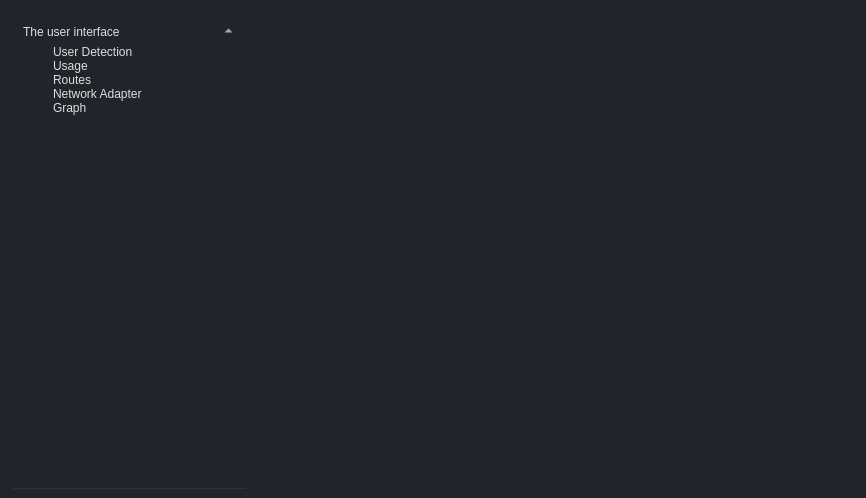
<?xml version="1.0" encoding="UTF-8"?>
<ui version="4.0">
 <class>HelpWidget</class>
 <widget class="QMainWindow" name="HelpWidget">
  <property name="geometry">
   <rect>
    <x>0</x>
    <y>0</y>
    <width>866</width>
    <height>498</height>
   </rect>
  </property>
  <property name="contextMenuPolicy">
   <enum>Qt::ActionsContextMenu</enum>
  </property>
  <property name="windowTitle">
   <string>Help</string>
  </property>
  <property name="styleSheet">
   <string notr="true">QWidget{
	color: rgb(221, 221, 221);
	background-color: rgb(33, 37, 43);
	font: 12pt &quot;Comic Sans MS&quot;;
}

QTextBrowser
{
    background-color: rgb(40, 44, 52);
}

QTreeWidget {
    background-color: transparent;
    padding: 10px;
    border-radius: 5px;
    gridline-color: rgb(44, 49, 58);
    border-bottom: 1px solid rgb(44, 49, 60);
}

QTreeWidget::item {
    border-color: rgb(44, 49, 60);
    padding-left: 5px;
    padding-right: 5px;
    gridline-color: rgb(44, 49, 60);
}

QTreeWidget::item:selected {
    background-color: rgb(189, 147, 249);
}

QHeaderView::section {
    background-color: rgb(33, 37, 43);
    max-width: 30px;
    border: 1px solid rgb(44, 49, 58);
    border-style: none;
    border-bottom: 1px solid rgb(44, 49, 60);
    border-right: 1px solid rgb(44, 49, 60);
}

QHeaderView::section:horizontal {
    border: 1px solid rgb(33, 37, 43);
    background-color: rgb(33, 37, 43);
    padding: 3px;
    border-top-left-radius: 7px;
    border-top-right-radius: 7px;
}

QHeaderView::section:vertical {
    border: 1px solid rgb(44, 49, 60);
}

</string>
  </property>
  <property name="animated">
   <bool>false</bool>
  </property>
  <property name="documentMode">
   <bool>false</bool>
  </property>
  <property name="tabShape">
   <enum>QTabWidget::Rounded</enum>
  </property>
  <property name="dockOptions">
   <set>QMainWindow::AllowNestedDocks|QMainWindow::AllowTabbedDocks</set>
  </property>
  <widget class="QWidget" name="centralwidget">
   <layout class="QHBoxLayout" name="horizontalLayout">
    <item>
     <widget class="QTreeWidget" name="treeWidget">
      <property name="sizePolicy">
       <sizepolicy hsizetype="Expanding" vsizetype="Expanding">
        <horstretch>10</horstretch>
        <verstretch>0</verstretch>
       </sizepolicy>
      </property>
      <property name="minimumSize">
       <size>
        <width>240</width>
        <height>0</height>
       </size>
      </property>
      <property name="maximumSize">
       <size>
        <width>240</width>
        <height>16777215</height>
       </size>
      </property>
      <property name="sizeAdjustPolicy">
       <enum>QAbstractScrollArea::AdjustToContents</enum>
      </property>
      <property name="tabKeyNavigation">
       <bool>false</bool>
      </property>
      <property name="dragEnabled">
       <bool>false</bool>
      </property>
      <property name="indentation">
       <number>26</number>
      </property>
      <property name="rootIsDecorated">
       <bool>true</bool>
      </property>
      <property name="uniformRowHeights">
       <bool>true</bool>
      </property>
      <property name="itemsExpandable">
       <bool>true</bool>
      </property>
      <property name="sortingEnabled">
       <bool>true</bool>
      </property>
      <property name="animated">
       <bool>false</bool>
      </property>
      <property name="allColumnsShowFocus">
       <bool>true</bool>
      </property>
      <property name="wordWrap">
       <bool>false</bool>
      </property>
      <property name="headerHidden">
       <bool>false</bool>
      </property>
      <attribute name="headerCascadingSectionResizes">
       <bool>true</bool>
      </attribute>
      <attribute name="headerHighlightSections">
       <bool>false</bool>
      </attribute>
      <attribute name="headerShowSortIndicator" stdset="0">
       <bool>true</bool>
      </attribute>
      <column>
       <property name="text">
        <string>The user interface</string>
       </property>
      </column>
      <item>
       <property name="text">
        <string>User Detection</string>
       </property>
      </item>
      <item>
       <property name="text">
        <string>Usage</string>
       </property>
      </item>
      <item>
       <property name="text">
        <string>Routes</string>
       </property>
      </item>
      <item>
       <property name="text">
        <string>Network Adapter</string>
       </property>
      </item>
      <item>
       <property name="text">
        <string>Graph</string>
       </property>
      </item>
     </widget>
    </item>
    <item>
     <widget class="QStackedWidget" name="stackedWidget">
      <property name="lineWidth">
       <number>0</number>
      </property>
      <property name="currentIndex">
       <number>2</number>
      </property>
      <widget class="QWidget" name="page_inProgress">
       <layout class="QGridLayout" name="gridLayout">
        <property name="leftMargin">
         <number>0</number>
        </property>
        <property name="topMargin">
         <number>0</number>
        </property>
        <property name="rightMargin">
         <number>0</number>
        </property>
        <property name="bottomMargin">
         <number>0</number>
        </property>
        <item row="0" column="0">
         <widget class="QTextBrowser" name="textBrowser">
          <property name="sizePolicy">
           <sizepolicy hsizetype="Ignored" vsizetype="Ignored">
            <horstretch>0</horstretch>
            <verstretch>0</verstretch>
           </sizepolicy>
          </property>
          <property name="lineWidth">
           <number>1</number>
          </property>
          <property name="html">
           <string>&lt;!DOCTYPE HTML PUBLIC &quot;-//W3C//DTD HTML 4.0//EN&quot; &quot;http://www.w3.org/TR/REC-html40/strict.dtd&quot;&gt;
&lt;html&gt;&lt;head&gt;&lt;meta name=&quot;qrichtext&quot; content=&quot;1&quot; /&gt;&lt;meta charset=&quot;utf-8&quot; /&gt;&lt;style type=&quot;text/css&quot;&gt;
p, li { white-space: pre-wrap; }
hr { height: 1px; border-width: 0; }
li.unchecked::marker { content: &quot;\2610&quot;; }
li.checked::marker { content: &quot;\2612&quot;; }
&lt;/style&gt;&lt;/head&gt;&lt;body style=&quot; font-family:'Comic Sans MS'; font-size:12pt; font-weight:400; font-style:normal;&quot;&gt;
&lt;p align=&quot;center&quot; style=&quot; margin-top:0px; margin-bottom:0px; margin-left:0px; margin-right:0px; -qt-block-indent:0; text-indent:0px;&quot;&gt;&lt;span style=&quot; font-weight:700; font-style:italic;&quot;&gt;In progress ...&lt;/span&gt;&lt;/p&gt;&lt;/body&gt;&lt;/html&gt;</string>
          </property>
         </widget>
        </item>
       </layout>
      </widget>
      <widget class="QWidget" name="page_Routes">
       <layout class="QGridLayout" name="gridLayout_4">
        <property name="leftMargin">
         <number>0</number>
        </property>
        <property name="topMargin">
         <number>0</number>
        </property>
        <property name="rightMargin">
         <number>0</number>
        </property>
        <property name="bottomMargin">
         <number>0</number>
        </property>
        <item row="0" column="0">
         <widget class="QTextBrowser" name="textBrowser_4">
          <property name="html">
           <string>&lt;!DOCTYPE HTML PUBLIC &quot;-//W3C//DTD HTML 4.0//EN&quot; &quot;http://www.w3.org/TR/REC-html40/strict.dtd&quot;&gt;
&lt;html&gt;&lt;head&gt;&lt;meta name=&quot;qrichtext&quot; content=&quot;1&quot; /&gt;&lt;meta charset=&quot;utf-8&quot; /&gt;&lt;style type=&quot;text/css&quot;&gt;
p, li { white-space: pre-wrap; }
hr { height: 1px; border-width: 0; }
li.unchecked::marker { content: &quot;\2610&quot;; }
li.checked::marker { content: &quot;\2612&quot;; }
&lt;/style&gt;&lt;/head&gt;&lt;body style=&quot; font-family:'Comic Sans MS'; font-size:12pt; font-weight:400; font-style:normal;&quot;&gt;
&lt;p align=&quot;center&quot; style=&quot; margin-top:12px; margin-bottom:12px; margin-left:0px; margin-right:0px; -qt-block-indent:0; text-indent:0px;&quot;&gt;&lt;span style=&quot; font-weight:700;&quot;&gt;Routes Page&lt;/span&gt;&lt;/p&gt;
&lt;p style=&quot; margin-top:12px; margin-bottom:12px; margin-left:0px; margin-right:0px; -qt-block-indent:0; text-indent:0px;&quot;&gt;&lt;span style=&quot; color:#ffffff;&quot;&gt;This page lists the defined TCP/IP network routes.&lt;/span&gt;&lt;/p&gt;
&lt;p style=&quot; margin-top:12px; margin-bottom:12px; margin-left:0px; margin-right:0px; -qt-block-indent:0; text-indent:0px;&quot;&gt;&lt;span style=&quot; font-family:'sans-serif'; color:#ffffff;&quot;&gt;Example routing table contents:&lt;/span&gt;&lt;/p&gt;
&lt;table border=&quot;0&quot; style=&quot; margin-top:16px; margin-bottom:16px; margin-left:0px; margin-right:0px; border-collapse:collapse;&quot; cellspacing=&quot;2&quot; cellpadding=&quot;0&quot; bgcolor=&quot;#f8f9fa&quot;&gt;
&lt;tr&gt;
&lt;td bgcolor=&quot;#eaecf0&quot; style=&quot; padding-left:8; padding-right:8; padding-top:4; padding-bottom:4; border-top:1px; border-right:1px; border-bottom:1px; border-left:1px; border-top-color:#a2a9b1; border-right-color:#a2a9b1; border-bottom-color:#a2a9b1; border-left-color:#a2a9b1; border-top-style:solid; border-right-style:solid; border-bottom-style:solid; border-left-style:solid;&quot;&gt;
&lt;p align=&quot;center&quot; style=&quot; margin-top:12px; margin-bottom:12px; margin-left:0px; margin-right:0px; -qt-block-indent:0; text-indent:0px; background-color:#eaecf0;&quot;&gt;&lt;span style=&quot; font-family:'sans-serif'; font-size:10pt; font-weight:700; color:#202122; background-color:#eaecf0;&quot;&gt;Network destination&lt;/span&gt;&lt;/p&gt;&lt;/td&gt;
&lt;td bgcolor=&quot;#eaecf0&quot; style=&quot; padding-left:8; padding-right:8; padding-top:4; padding-bottom:4; border-top:1px; border-right:1px; border-bottom:1px; border-left:1px; border-top-color:#a2a9b1; border-right-color:#a2a9b1; border-bottom-color:#a2a9b1; border-left-color:#a2a9b1; border-top-style:solid; border-right-style:solid; border-bottom-style:solid; border-left-style:solid;&quot;&gt;
&lt;p align=&quot;center&quot; style=&quot; margin-top:12px; margin-bottom:12px; margin-left:0px; margin-right:0px; -qt-block-indent:0; text-indent:0px; background-color:#eaecf0;&quot;&gt;&lt;span style=&quot; font-family:'sans-serif'; font-size:10pt; font-weight:700; color:#202122; background-color:#eaecf0;&quot;&gt;Netmask&lt;/span&gt;&lt;/p&gt;&lt;/td&gt;
&lt;td bgcolor=&quot;#eaecf0&quot; style=&quot; padding-left:8; padding-right:8; padding-top:4; padding-bottom:4; border-top:1px; border-right:1px; border-bottom:1px; border-left:1px; border-top-color:#a2a9b1; border-right-color:#a2a9b1; border-bottom-color:#a2a9b1; border-left-color:#a2a9b1; border-top-style:solid; border-right-style:solid; border-bottom-style:solid; border-left-style:solid;&quot;&gt;
&lt;p align=&quot;center&quot; style=&quot; margin-top:12px; margin-bottom:12px; margin-left:0px; margin-right:0px; -qt-block-indent:0; text-indent:0px; background-color:#eaecf0;&quot;&gt;&lt;span style=&quot; font-family:'sans-serif'; font-size:10pt; font-weight:700; color:#202122; background-color:#eaecf0;&quot;&gt;Gateway&lt;/span&gt;&lt;/p&gt;&lt;/td&gt;
&lt;td bgcolor=&quot;#eaecf0&quot; style=&quot; padding-left:8; padding-right:8; padding-top:4; padding-bottom:4; border-top:1px; border-right:1px; border-bottom:1px; border-left:1px; border-top-color:#a2a9b1; border-right-color:#a2a9b1; border-bottom-color:#a2a9b1; border-left-color:#a2a9b1; border-top-style:solid; border-right-style:solid; border-bottom-style:solid; border-left-style:solid;&quot;&gt;
&lt;p align=&quot;center&quot; style=&quot; margin-top:12px; margin-bottom:12px; margin-left:0px; margin-right:0px; -qt-block-indent:0; text-indent:0px; background-color:#eaecf0;&quot;&gt;&lt;span style=&quot; font-family:'sans-serif'; font-size:10pt; font-weight:700; color:#202122; background-color:#eaecf0;&quot;&gt;Interface&lt;/span&gt;&lt;/p&gt;&lt;/td&gt;
&lt;td bgcolor=&quot;#eaecf0&quot; style=&quot; padding-left:8; padding-right:8; padding-top:4; padding-bottom:4; border-top:1px; border-right:1px; border-bottom:1px; border-left:1px; border-top-color:#a2a9b1; border-right-color:#a2a9b1; border-bottom-color:#a2a9b1; border-left-color:#a2a9b1; border-top-style:solid; border-right-style:solid; border-bottom-style:solid; border-left-style:solid;&quot;&gt;
&lt;p align=&quot;center&quot; style=&quot; margin-top:12px; margin-bottom:12px; margin-left:0px; margin-right:0px; -qt-block-indent:0; text-indent:0px; background-color:#eaecf0;&quot;&gt;&lt;span style=&quot; font-family:'sans-serif'; font-size:10pt; font-weight:700; color:#202122; background-color:#eaecf0;&quot;&gt;Metric&lt;/span&gt;&lt;/p&gt;&lt;/td&gt;&lt;/tr&gt;
&lt;tr&gt;
&lt;td style=&quot; padding-left:8; padding-right:8; padding-top:4; padding-bottom:4; border-top:1px; border-right:1px; border-bottom:1px; border-left:1px; border-top-color:#a2a9b1; border-right-color:#a2a9b1; border-bottom-color:#a2a9b1; border-left-color:#a2a9b1; border-top-style:solid; border-right-style:solid; border-bottom-style:solid; border-left-style:solid;&quot;&gt;
&lt;p style=&quot; margin-top:12px; margin-bottom:12px; margin-left:0px; margin-right:0px; -qt-block-indent:0; text-indent:0px;&quot;&gt;&lt;span style=&quot; font-family:'sans-serif'; font-size:10pt; color:#ffffff;&quot;&gt;0.0.0.0&lt;/span&gt;&lt;/p&gt;&lt;/td&gt;
&lt;td style=&quot; padding-left:8; padding-right:8; padding-top:4; padding-bottom:4; border-top:1px; border-right:1px; border-bottom:1px; border-left:1px; border-top-color:#a2a9b1; border-right-color:#a2a9b1; border-bottom-color:#a2a9b1; border-left-color:#a2a9b1; border-top-style:solid; border-right-style:solid; border-bottom-style:solid; border-left-style:solid;&quot;&gt;
&lt;p style=&quot; margin-top:12px; margin-bottom:12px; margin-left:0px; margin-right:0px; -qt-block-indent:0; text-indent:0px;&quot;&gt;&lt;span style=&quot; font-family:'sans-serif'; font-size:10pt; color:#ffffff;&quot;&gt;0.0.0.0&lt;/span&gt;&lt;/p&gt;&lt;/td&gt;
&lt;td style=&quot; padding-left:8; padding-right:8; padding-top:4; padding-bottom:4; border-top:1px; border-right:1px; border-bottom:1px; border-left:1px; border-top-color:#a2a9b1; border-right-color:#a2a9b1; border-bottom-color:#a2a9b1; border-left-color:#a2a9b1; border-top-style:solid; border-right-style:solid; border-bottom-style:solid; border-left-style:solid;&quot;&gt;
&lt;p style=&quot; margin-top:12px; margin-bottom:12px; margin-left:0px; margin-right:0px; -qt-block-indent:0; text-indent:0px;&quot;&gt;&lt;span style=&quot; font-family:'sans-serif'; font-size:10pt; color:#ffffff;&quot;&gt;192.168.0.1&lt;/span&gt;&lt;/p&gt;&lt;/td&gt;
&lt;td style=&quot; padding-left:8; padding-right:8; padding-top:4; padding-bottom:4; border-top:1px; border-right:1px; border-bottom:1px; border-left:1px; border-top-color:#a2a9b1; border-right-color:#a2a9b1; border-bottom-color:#a2a9b1; border-left-color:#a2a9b1; border-top-style:solid; border-right-style:solid; border-bottom-style:solid; border-left-style:solid;&quot;&gt;
&lt;p style=&quot; margin-top:12px; margin-bottom:12px; margin-left:0px; margin-right:0px; -qt-block-indent:0; text-indent:0px;&quot;&gt;&lt;span style=&quot; font-family:'sans-serif'; font-size:10pt; color:#ffffff;&quot;&gt;192.168.0.100&lt;/span&gt;&lt;/p&gt;&lt;/td&gt;
&lt;td style=&quot; padding-left:8; padding-right:8; padding-top:4; padding-bottom:4; border-top:1px; border-right:1px; border-bottom:1px; border-left:1px; border-top-color:#a2a9b1; border-right-color:#a2a9b1; border-bottom-color:#a2a9b1; border-left-color:#a2a9b1; border-top-style:solid; border-right-style:solid; border-bottom-style:solid; border-left-style:solid;&quot;&gt;
&lt;p style=&quot; margin-top:12px; margin-bottom:12px; margin-left:0px; margin-right:0px; -qt-block-indent:0; text-indent:0px;&quot;&gt;&lt;span style=&quot; font-family:'sans-serif'; font-size:10pt; color:#ffffff;&quot;&gt;10&lt;/span&gt;&lt;/p&gt;&lt;/td&gt;&lt;/tr&gt;
&lt;tr&gt;
&lt;td style=&quot; padding-left:8; padding-right:8; padding-top:4; padding-bottom:4; border-top:1px; border-right:1px; border-bottom:1px; border-left:1px; border-top-color:#a2a9b1; border-right-color:#a2a9b1; border-bottom-color:#a2a9b1; border-left-color:#a2a9b1; border-top-style:solid; border-right-style:solid; border-bottom-style:solid; border-left-style:solid;&quot;&gt;
&lt;p style=&quot; margin-top:12px; margin-bottom:12px; margin-left:0px; margin-right:0px; -qt-block-indent:0; text-indent:0px;&quot;&gt;&lt;span style=&quot; font-family:'sans-serif'; font-size:10pt; color:#ffffff;&quot;&gt;127.0.0.0&lt;/span&gt;&lt;/p&gt;&lt;/td&gt;
&lt;td style=&quot; padding-left:8; padding-right:8; padding-top:4; padding-bottom:4; border-top:1px; border-right:1px; border-bottom:1px; border-left:1px; border-top-color:#a2a9b1; border-right-color:#a2a9b1; border-bottom-color:#a2a9b1; border-left-color:#a2a9b1; border-top-style:solid; border-right-style:solid; border-bottom-style:solid; border-left-style:solid;&quot;&gt;
&lt;p style=&quot; margin-top:12px; margin-bottom:12px; margin-left:0px; margin-right:0px; -qt-block-indent:0; text-indent:0px;&quot;&gt;&lt;span style=&quot; font-family:'sans-serif'; font-size:10pt; color:#ffffff;&quot;&gt;255.0.0.0&lt;/span&gt;&lt;/p&gt;&lt;/td&gt;
&lt;td style=&quot; padding-left:8; padding-right:8; padding-top:4; padding-bottom:4; border-top:1px; border-right:1px; border-bottom:1px; border-left:1px; border-top-color:#a2a9b1; border-right-color:#a2a9b1; border-bottom-color:#a2a9b1; border-left-color:#a2a9b1; border-top-style:solid; border-right-style:solid; border-bottom-style:solid; border-left-style:solid;&quot;&gt;
&lt;p style=&quot; margin-top:12px; margin-bottom:12px; margin-left:0px; margin-right:0px; -qt-block-indent:0; text-indent:0px;&quot;&gt;&lt;span style=&quot; font-family:'sans-serif'; font-size:10pt; color:#ffffff;&quot;&gt;127.0.0.1&lt;/span&gt;&lt;/p&gt;&lt;/td&gt;
&lt;td style=&quot; padding-left:8; padding-right:8; padding-top:4; padding-bottom:4; border-top:1px; border-right:1px; border-bottom:1px; border-left:1px; border-top-color:#a2a9b1; border-right-color:#a2a9b1; border-bottom-color:#a2a9b1; border-left-color:#a2a9b1; border-top-style:solid; border-right-style:solid; border-bottom-style:solid; border-left-style:solid;&quot;&gt;
&lt;p style=&quot; margin-top:12px; margin-bottom:12px; margin-left:0px; margin-right:0px; -qt-block-indent:0; text-indent:0px;&quot;&gt;&lt;span style=&quot; font-family:'sans-serif'; font-size:10pt; color:#ffffff;&quot;&gt;127.0.0.1&lt;/span&gt;&lt;/p&gt;&lt;/td&gt;
&lt;td style=&quot; padding-left:8; padding-right:8; padding-top:4; padding-bottom:4; border-top:1px; border-right:1px; border-bottom:1px; border-left:1px; border-top-color:#a2a9b1; border-right-color:#a2a9b1; border-bottom-color:#a2a9b1; border-left-color:#a2a9b1; border-top-style:solid; border-right-style:solid; border-bottom-style:solid; border-left-style:solid;&quot;&gt;
&lt;p style=&quot; margin-top:12px; margin-bottom:12px; margin-left:0px; margin-right:0px; -qt-block-indent:0; text-indent:0px;&quot;&gt;&lt;span style=&quot; font-family:'sans-serif'; font-size:10pt; color:#ffffff;&quot;&gt;1&lt;/span&gt;&lt;/p&gt;&lt;/td&gt;&lt;/tr&gt;
&lt;tr&gt;
&lt;td style=&quot; padding-left:8; padding-right:8; padding-top:4; padding-bottom:4; border-top:1px; border-right:1px; border-bottom:1px; border-left:1px; border-top-color:#a2a9b1; border-right-color:#a2a9b1; border-bottom-color:#a2a9b1; border-left-color:#a2a9b1; border-top-style:solid; border-right-style:solid; border-bottom-style:solid; border-left-style:solid;&quot;&gt;
&lt;p style=&quot; margin-top:12px; margin-bottom:12px; margin-left:0px; margin-right:0px; -qt-block-indent:0; text-indent:0px;&quot;&gt;&lt;span style=&quot; font-family:'sans-serif'; font-size:10pt; color:#ffffff;&quot;&gt;192.168.0.0&lt;/span&gt;&lt;/p&gt;&lt;/td&gt;
&lt;td style=&quot; padding-left:8; padding-right:8; padding-top:4; padding-bottom:4; border-top:1px; border-right:1px; border-bottom:1px; border-left:1px; border-top-color:#a2a9b1; border-right-color:#a2a9b1; border-bottom-color:#a2a9b1; border-left-color:#a2a9b1; border-top-style:solid; border-right-style:solid; border-bottom-style:solid; border-left-style:solid;&quot;&gt;
&lt;p style=&quot; margin-top:12px; margin-bottom:12px; margin-left:0px; margin-right:0px; -qt-block-indent:0; text-indent:0px;&quot;&gt;&lt;span style=&quot; font-family:'sans-serif'; font-size:10pt; color:#ffffff;&quot;&gt;255.255.255.0&lt;/span&gt;&lt;/p&gt;&lt;/td&gt;
&lt;td style=&quot; padding-left:8; padding-right:8; padding-top:4; padding-bottom:4; border-top:1px; border-right:1px; border-bottom:1px; border-left:1px; border-top-color:#a2a9b1; border-right-color:#a2a9b1; border-bottom-color:#a2a9b1; border-left-color:#a2a9b1; border-top-style:solid; border-right-style:solid; border-bottom-style:solid; border-left-style:solid;&quot;&gt;
&lt;p style=&quot; margin-top:12px; margin-bottom:12px; margin-left:0px; margin-right:0px; -qt-block-indent:0; text-indent:0px;&quot;&gt;&lt;span style=&quot; font-family:'sans-serif'; font-size:10pt; color:#ffffff;&quot;&gt;192.168.0.100&lt;/span&gt;&lt;/p&gt;&lt;/td&gt;
&lt;td style=&quot; padding-left:8; padding-right:8; padding-top:4; padding-bottom:4; border-top:1px; border-right:1px; border-bottom:1px; border-left:1px; border-top-color:#a2a9b1; border-right-color:#a2a9b1; border-bottom-color:#a2a9b1; border-left-color:#a2a9b1; border-top-style:solid; border-right-style:solid; border-bottom-style:solid; border-left-style:solid;&quot;&gt;
&lt;p style=&quot; margin-top:12px; margin-bottom:12px; margin-left:0px; margin-right:0px; -qt-block-indent:0; text-indent:0px;&quot;&gt;&lt;span style=&quot; font-family:'sans-serif'; font-size:10pt; color:#ffffff;&quot;&gt;192.168.0.100&lt;/span&gt;&lt;/p&gt;&lt;/td&gt;
&lt;td style=&quot; padding-left:8; padding-right:8; padding-top:4; padding-bottom:4; border-top:1px; border-right:1px; border-bottom:1px; border-left:1px; border-top-color:#a2a9b1; border-right-color:#a2a9b1; border-bottom-color:#a2a9b1; border-left-color:#a2a9b1; border-top-style:solid; border-right-style:solid; border-bottom-style:solid; border-left-style:solid;&quot;&gt;
&lt;p style=&quot; margin-top:12px; margin-bottom:12px; margin-left:0px; margin-right:0px; -qt-block-indent:0; text-indent:0px;&quot;&gt;&lt;span style=&quot; font-family:'sans-serif'; font-size:10pt; color:#ffffff;&quot;&gt;10&lt;/span&gt;&lt;/p&gt;&lt;/td&gt;&lt;/tr&gt;
&lt;tr&gt;
&lt;td style=&quot; padding-left:8; padding-right:8; padding-top:4; padding-bottom:4; border-top:1px; border-right:1px; border-bottom:1px; border-left:1px; border-top-color:#a2a9b1; border-right-color:#a2a9b1; border-bottom-color:#a2a9b1; border-left-color:#a2a9b1; border-top-style:solid; border-right-style:solid; border-bottom-style:solid; border-left-style:solid;&quot;&gt;
&lt;p style=&quot; margin-top:12px; margin-bottom:12px; margin-left:0px; margin-right:0px; -qt-block-indent:0; text-indent:0px;&quot;&gt;&lt;span style=&quot; font-family:'sans-serif'; font-size:10pt; color:#ffffff;&quot;&gt;192.168.0.100&lt;/span&gt;&lt;/p&gt;&lt;/td&gt;
&lt;td style=&quot; padding-left:8; padding-right:8; padding-top:4; padding-bottom:4; border-top:1px; border-right:1px; border-bottom:1px; border-left:1px; border-top-color:#a2a9b1; border-right-color:#a2a9b1; border-bottom-color:#a2a9b1; border-left-color:#a2a9b1; border-top-style:solid; border-right-style:solid; border-bottom-style:solid; border-left-style:solid;&quot;&gt;
&lt;p style=&quot; margin-top:12px; margin-bottom:12px; margin-left:0px; margin-right:0px; -qt-block-indent:0; text-indent:0px;&quot;&gt;&lt;span style=&quot; font-family:'sans-serif'; font-size:10pt; color:#ffffff;&quot;&gt;255.255.255.255&lt;/span&gt;&lt;/p&gt;&lt;/td&gt;
&lt;td style=&quot; padding-left:8; padding-right:8; padding-top:4; padding-bottom:4; border-top:1px; border-right:1px; border-bottom:1px; border-left:1px; border-top-color:#a2a9b1; border-right-color:#a2a9b1; border-bottom-color:#a2a9b1; border-left-color:#a2a9b1; border-top-style:solid; border-right-style:solid; border-bottom-style:solid; border-left-style:solid;&quot;&gt;
&lt;p style=&quot; margin-top:12px; margin-bottom:12px; margin-left:0px; margin-right:0px; -qt-block-indent:0; text-indent:0px;&quot;&gt;&lt;span style=&quot; font-family:'sans-serif'; font-size:10pt; color:#ffffff;&quot;&gt;127.0.0.1&lt;/span&gt;&lt;/p&gt;&lt;/td&gt;
&lt;td style=&quot; padding-left:8; padding-right:8; padding-top:4; padding-bottom:4; border-top:1px; border-right:1px; border-bottom:1px; border-left:1px; border-top-color:#a2a9b1; border-right-color:#a2a9b1; border-bottom-color:#a2a9b1; border-left-color:#a2a9b1; border-top-style:solid; border-right-style:solid; border-bottom-style:solid; border-left-style:solid;&quot;&gt;
&lt;p style=&quot; margin-top:12px; margin-bottom:12px; margin-left:0px; margin-right:0px; -qt-block-indent:0; text-indent:0px;&quot;&gt;&lt;span style=&quot; font-family:'sans-serif'; font-size:10pt; color:#ffffff;&quot;&gt;127.0.0.1&lt;/span&gt;&lt;/p&gt;&lt;/td&gt;
&lt;td style=&quot; padding-left:8; padding-right:8; padding-top:4; padding-bottom:4; border-top:1px; border-right:1px; border-bottom:1px; border-left:1px; border-top-color:#a2a9b1; border-right-color:#a2a9b1; border-bottom-color:#a2a9b1; border-left-color:#a2a9b1; border-top-style:solid; border-right-style:solid; border-bottom-style:solid; border-left-style:solid;&quot;&gt;
&lt;p style=&quot; margin-top:12px; margin-bottom:12px; margin-left:0px; margin-right:0px; -qt-block-indent:0; text-indent:0px;&quot;&gt;&lt;span style=&quot; font-family:'sans-serif'; font-size:10pt; color:#ffffff;&quot;&gt;10&lt;/span&gt;&lt;/p&gt;&lt;/td&gt;&lt;/tr&gt;
&lt;tr&gt;
&lt;td style=&quot; padding-left:8; padding-right:8; padding-top:4; padding-bottom:4; border-top:1px; border-right:1px; border-bottom:1px; border-left:1px; border-top-color:#a2a9b1; border-right-color:#a2a9b1; border-bottom-color:#a2a9b1; border-left-color:#a2a9b1; border-top-style:solid; border-right-style:solid; border-bottom-style:solid; border-left-style:solid;&quot;&gt;
&lt;p style=&quot; margin-top:12px; margin-bottom:12px; margin-left:0px; margin-right:0px; -qt-block-indent:0; text-indent:0px;&quot;&gt;&lt;span style=&quot; font-family:'sans-serif'; font-size:10pt; color:#ffffff;&quot;&gt;192.168.0.1&lt;/span&gt;&lt;/p&gt;&lt;/td&gt;
&lt;td style=&quot; padding-left:8; padding-right:8; padding-top:4; padding-bottom:4; border-top:1px; border-right:1px; border-bottom:1px; border-left:1px; border-top-color:#a2a9b1; border-right-color:#a2a9b1; border-bottom-color:#a2a9b1; border-left-color:#a2a9b1; border-top-style:solid; border-right-style:solid; border-bottom-style:solid; border-left-style:solid;&quot;&gt;
&lt;p style=&quot; margin-top:12px; margin-bottom:12px; margin-left:0px; margin-right:0px; -qt-block-indent:0; text-indent:0px;&quot;&gt;&lt;span style=&quot; font-family:'sans-serif'; font-size:10pt; color:#ffffff;&quot;&gt;255.255.255.255&lt;/span&gt;&lt;/p&gt;&lt;/td&gt;
&lt;td style=&quot; padding-left:8; padding-right:8; padding-top:4; padding-bottom:4; border-top:1px; border-right:1px; border-bottom:1px; border-left:1px; border-top-color:#a2a9b1; border-right-color:#a2a9b1; border-bottom-color:#a2a9b1; border-left-color:#a2a9b1; border-top-style:solid; border-right-style:solid; border-bottom-style:solid; border-left-style:solid;&quot;&gt;
&lt;p style=&quot; margin-top:12px; margin-bottom:12px; margin-left:0px; margin-right:0px; -qt-block-indent:0; text-indent:0px;&quot;&gt;&lt;span style=&quot; font-family:'sans-serif'; font-size:10pt; color:#ffffff;&quot;&gt;192.168.0.100&lt;/span&gt;&lt;/p&gt;&lt;/td&gt;
&lt;td style=&quot; padding-left:8; padding-right:8; padding-top:4; padding-bottom:4; border-top:1px; border-right:1px; border-bottom:1px; border-left:1px; border-top-color:#a2a9b1; border-right-color:#a2a9b1; border-bottom-color:#a2a9b1; border-left-color:#a2a9b1; border-top-style:solid; border-right-style:solid; border-bottom-style:solid; border-left-style:solid;&quot;&gt;
&lt;p style=&quot; margin-top:12px; margin-bottom:12px; margin-left:0px; margin-right:0px; -qt-block-indent:0; text-indent:0px;&quot;&gt;&lt;span style=&quot; font-family:'sans-serif'; font-size:10pt; color:#ffffff;&quot;&gt;192.168.0.100&lt;/span&gt;&lt;/p&gt;&lt;/td&gt;
&lt;td style=&quot; padding-left:8; padding-right:8; padding-top:4; padding-bottom:4; border-top:1px; border-right:1px; border-bottom:1px; border-left:1px; border-top-color:#a2a9b1; border-right-color:#a2a9b1; border-bottom-color:#a2a9b1; border-left-color:#a2a9b1; border-top-style:solid; border-right-style:solid; border-bottom-style:solid; border-left-style:solid;&quot;&gt;
&lt;p style=&quot; margin-top:12px; margin-bottom:12px; margin-left:0px; margin-right:0px; -qt-block-indent:0; text-indent:0px;&quot;&gt;&lt;span style=&quot; font-family:'sans-serif'; font-size:10pt; color:#ffffff;&quot;&gt;10&lt;/span&gt;&lt;/p&gt;&lt;/td&gt;&lt;/tr&gt;&lt;/table&gt;
&lt;p style=&quot; margin-top:0px; margin-bottom:0px; margin-left:0px; margin-right:0px; -qt-block-indent:0; text-indent:0px;&quot;&gt;    1.The columns &lt;span style=&quot; font-style:italic;&quot;&gt;Network destination and Netmask&lt;/span&gt; together describe the Network identifier a. For example, destination 192.168.0.0 and netmask 255.255.255.0 can be written as 192.168.0.0/24. &lt;/p&gt;
&lt;p style=&quot; margin-top:0px; margin-bottom:0px; margin-left:0px; margin-right:0px; -qt-block-indent:0; text-indent:0px;&quot;&gt;    2.The &lt;span style=&quot; font-style:italic;&quot;&gt;Gateway column&lt;/span&gt; contains the same information as the Next hop, i.e. it points to the gateway through which the network can be reached. &lt;/p&gt;
&lt;p style=&quot; margin-top:0px; margin-bottom:0px; margin-left:0px; margin-right:0px; -qt-block-indent:0; text-indent:0px;&quot;&gt;    3.&lt;span style=&quot; font-style:italic;&quot;&gt;The Interface &lt;/span&gt;indicates what locally available interface is responsible for reaching the gateway. In this example, gateway 192.168.0.1 (the internet router) can be reached through the local network card with address 192.168.0.100. &lt;/p&gt;
&lt;p style=&quot; margin-top:0px; margin-bottom:0px; margin-left:0px; margin-right:0px; -qt-block-indent:0; text-indent:0px;&quot;&gt;    4.Finally, the &lt;span style=&quot; font-style:italic;&quot;&gt;Metric indicates&lt;/span&gt; the associated cost of using the indicated route. This is useful for determining the efficiency of a certain route from two points in a network. In this example, it is more efficient to communicate with the computer itself through the use of address 127.0.0.1 (called localhost) than it would be through 192.168.0.100 (the IP address of the local network card).&lt;/p&gt;&lt;/body&gt;&lt;/html&gt;</string>
          </property>
         </widget>
        </item>
       </layout>
      </widget>
      <widget class="QWidget" name="page"/>
      <widget class="QWidget" name="page_networkAdapter">
       <layout class="QGridLayout" name="gridLayout_2">
        <property name="leftMargin">
         <number>0</number>
        </property>
        <property name="topMargin">
         <number>0</number>
        </property>
        <property name="rightMargin">
         <number>0</number>
        </property>
        <property name="bottomMargin">
         <number>0</number>
        </property>
        <item row="0" column="0">
         <widget class="QTextBrowser" name="textBrowser_2">
          <property name="lineWrapMode">
           <enum>QTextEdit::WidgetWidth</enum>
          </property>
          <property name="html">
           <string>&lt;!DOCTYPE HTML PUBLIC &quot;-//W3C//DTD HTML 4.0//EN&quot; &quot;http://www.w3.org/TR/REC-html40/strict.dtd&quot;&gt;
&lt;html&gt;&lt;head&gt;&lt;meta name=&quot;qrichtext&quot; content=&quot;1&quot; /&gt;&lt;meta charset=&quot;utf-8&quot; /&gt;&lt;style type=&quot;text/css&quot;&gt;
p, li { white-space: pre-wrap; }
hr { height: 1px; border-width: 0; }
li.unchecked::marker { content: &quot;\2610&quot;; }
li.checked::marker { content: &quot;\2612&quot;; }
&lt;/style&gt;&lt;/head&gt;&lt;body style=&quot; font-family:'Comic Sans MS'; font-size:12pt; font-weight:400; font-style:normal;&quot;&gt;
&lt;p align=&quot;center&quot; style=&quot; margin-top:0px; margin-bottom:0px; margin-left:0px; margin-right:0px; -qt-block-indent:0; text-indent:0px;&quot;&gt;&lt;span style=&quot; font-weight:700; font-style:italic;&quot;&gt;  Network Adapter Page&lt;/span&gt; &lt;/p&gt;
&lt;p align=&quot;justify&quot; style=&quot; margin-top:0px; margin-bottom:0px; margin-left:0px; margin-right:0px; -qt-block-indent:0; text-indent:0px;&quot;&gt;Enumerates the wired and wireless network adapters installed, such as integrated WLAN controllers, motherboard-integrated LAN controllers and Bluetooth controllers. The page provides information such as:&lt;/p&gt;
&lt;p align=&quot;justify&quot; style=&quot; margin-top:0px; margin-bottom:0px; margin-left:0px; margin-right:0px; -qt-block-indent:0; text-indent:0px;&quot;&gt;  1. &lt;span style=&quot; font-style:italic;&quot;&gt;Network Adapter Properties:&lt;/span&gt; This field provides information about the network adapter, including its type, hardware address, connection name, connection speed, Maximum Transmission Unit (MTU), DHCP lease obtained and expires dates, and the amount of bytes received and sent. &lt;/p&gt;
&lt;p align=&quot;justify&quot; style=&quot; margin-top:0px; margin-bottom:0px; margin-left:0px; margin-right:0px; -qt-block-indent:0; text-indent:0px;&quot;&gt;  2.&lt;span style=&quot; font-style:italic;&quot;&gt;WLAN Properties:&lt;/span&gt; This field includes details about the wireless local area network (WLAN), such as the network type (e.g., 802.11ac), Service Set Identifier (SSID), Basic Service Set Identifier (BSSID), authentication method, encryption algorithm, channel number, signal strength, transmit rate, and receive rate. &lt;/p&gt;
&lt;p align=&quot;justify&quot; style=&quot; margin-top:0px; margin-bottom:0px; margin-left:0px; margin-right:0px; -qt-block-indent:0; text-indent:0px;&quot;&gt;  3.&lt;span style=&quot; font-style:italic;&quot;&gt;Network Adapter Addresses:&lt;/span&gt; This field displays the IP address and subnet mask assigned to the network adapter, the gateway address for routing network traffic, the DHCP (Dynamic Host Configuration Protocol) server responsible for assigning IP addresses, and the DNS (Domain Name System) server used for resolving domain names. &lt;/p&gt;
&lt;p align=&quot;justify&quot; style=&quot; margin-top:0px; margin-bottom:0px; margin-left:0px; margin-right:0px; -qt-block-indent:0; text-indent:0px;&quot;&gt;  4.&lt;span style=&quot; font-style:italic;&quot;&gt;Network Adapter Manufacturer:&lt;/span&gt; This field contains information about the company that manufactured the network adapter, including the company name, product information, available driver downloads, and options for updating the network adapter's drivers.&lt;/p&gt;&lt;/body&gt;&lt;/html&gt;</string>
          </property>
         </widget>
        </item>
       </layout>
      </widget>
      <widget class="QWidget" name="page_visualMonitoring">
       <layout class="QGridLayout" name="gridLayout_3">
        <property name="leftMargin">
         <number>0</number>
        </property>
        <property name="topMargin">
         <number>0</number>
        </property>
        <property name="rightMargin">
         <number>0</number>
        </property>
        <property name="bottomMargin">
         <number>0</number>
        </property>
        <item row="0" column="0">
         <widget class="QTextBrowser" name="textBrowser_3">
          <property name="html">
           <string>&lt;!DOCTYPE HTML PUBLIC &quot;-//W3C//DTD HTML 4.0//EN&quot; &quot;http://www.w3.org/TR/REC-html40/strict.dtd&quot;&gt;
&lt;html&gt;&lt;head&gt;&lt;meta name=&quot;qrichtext&quot; content=&quot;1&quot; /&gt;&lt;meta charset=&quot;utf-8&quot; /&gt;&lt;style type=&quot;text/css&quot;&gt;
p, li { white-space: pre-wrap; }
hr { height: 1px; border-width: 0; }
li.unchecked::marker { content: &quot;\2610&quot;; }
li.checked::marker { content: &quot;\2612&quot;; }
&lt;/style&gt;&lt;/head&gt;&lt;body style=&quot; font-family:'Comic Sans MS'; font-size:12pt; font-weight:400; font-style:normal;&quot;&gt;
&lt;p align=&quot;center&quot; style=&quot; margin-top:0px; margin-bottom:0px; margin-left:0px; margin-right:0px; -qt-block-indent:0; text-indent:0px;&quot;&gt;&lt;span style=&quot; font-weight:700; font-style:italic;&quot;&gt;Graph Page&lt;/span&gt;&lt;/p&gt;
&lt;p align=&quot;justify&quot; style=&quot; margin-top:0px; margin-bottom:0px; margin-left:0px; margin-right:0px; -qt-block-indent:0; text-indent:0px;&quot;&gt;  Visual monitoring of the selected network interface - real-time traffic graph display (Download / Upload Speed)&lt;/p&gt;&lt;/body&gt;&lt;/html&gt;</string>
          </property>
         </widget>
        </item>
       </layout>
      </widget>
     </widget>
    </item>
   </layout>
  </widget>
  <widget class="QMenuBar" name="menubar">
   <property name="geometry">
    <rect>
     <x>0</x>
     <y>0</y>
     <width>866</width>
     <height>33</height>
    </rect>
   </property>
  </widget>
 </widget>
 <resources/>
 <connections/>
</ui>
